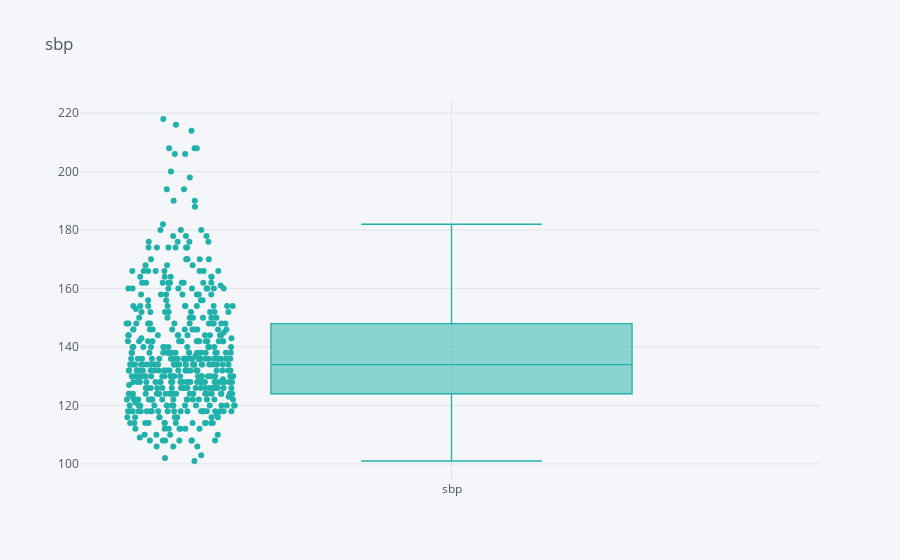
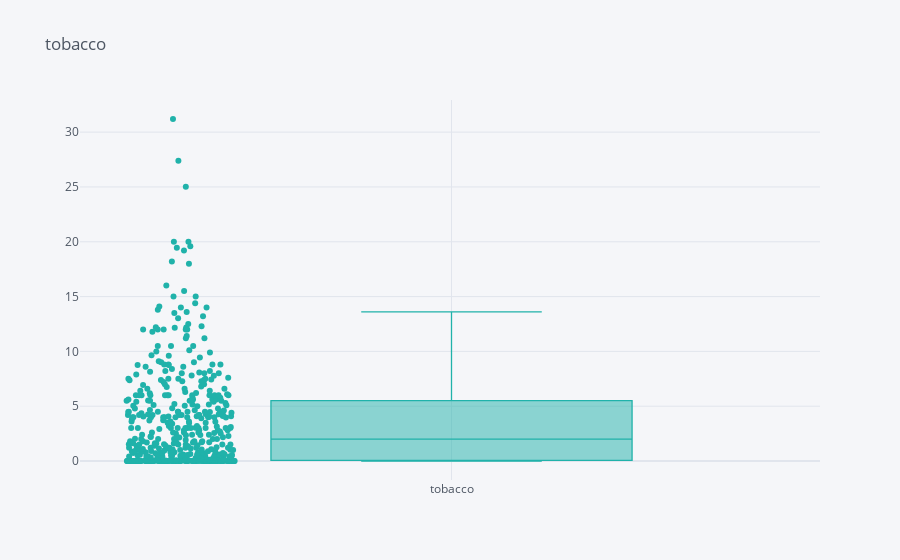
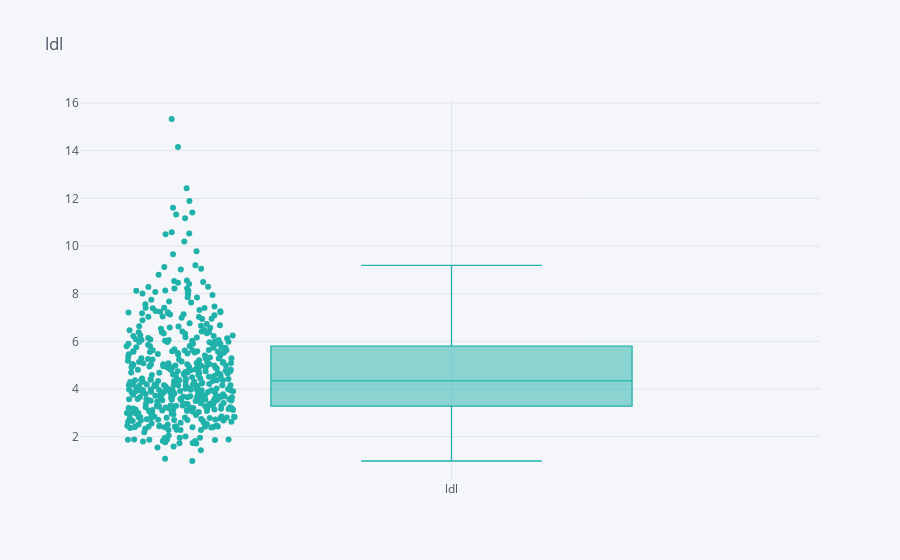
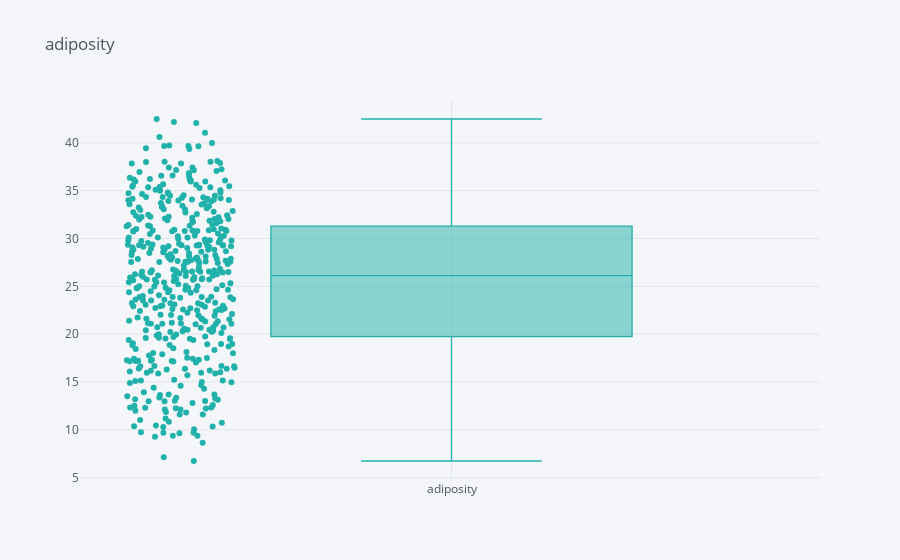

Notebook code cell kept with these figures, in order:
### Code cell
for i in numerical:
    df[i].iplot(kind="box", title=i, boxpoints="all", color='lightseagreen')

### Figure 1 — Plotly figure (JSON) as saved in the notebook; plotly's stock layout.template omitted (floating-point values rounded to 4 significant figures; data arrays with more than 128 entries replaced by an {"elided": "..."} marker saying what was removed)
{"data": [{"boxpoints": "all", "line": {"width": 1.3}, "marker": {"color": "rgba(32, 178, 170, 1.0)"}, "name": "sbp", "orientation": "v", "type": "box", "y": {"elided": "462 int values"}}], "layout": {"legend": {"bgcolor": "#F5F6F9", "font": {"color": "#4D5663"}}, "paper_bgcolor": "#F5F6F9", "plot_bgcolor": "#F5F6F9", "title": {"font": {"color": "#4D5663"}, "text": "sbp"}, "xaxis": {"gridcolor": "#E1E5ED", "showgrid": true, "tickfont": {"color": "#4D5663"}, "title": {"font": {"color": "#4D5663"}, "text": ""}, "zerolinecolor": "#E1E5ED"}, "yaxis": {"gridcolor": "#E1E5ED", "showgrid": true, "tickfont": {"color": "#4D5663"}, "title": {"font": {"color": "#4D5663"}, "text": ""}, "zerolinecolor": "#E1E5ED"}}}

### Figure 2 — Plotly figure (JSON) as saved in the notebook; plotly's stock layout.template omitted (floating-point values rounded to 4 significant figures; data arrays with more than 128 entries replaced by an {"elided": "..."} marker saying what was removed)
{"data": [{"boxpoints": "all", "line": {"width": 1.3}, "marker": {"color": "rgba(32, 178, 170, 1.0)"}, "name": "tobacco", "orientation": "v", "type": "box", "y": {"elided": "462 float values"}}], "layout": {"legend": {"bgcolor": "#F5F6F9", "font": {"color": "#4D5663"}}, "paper_bgcolor": "#F5F6F9", "plot_bgcolor": "#F5F6F9", "title": {"font": {"color": "#4D5663"}, "text": "tobacco"}, "xaxis": {"gridcolor": "#E1E5ED", "showgrid": true, "tickfont": {"color": "#4D5663"}, "title": {"font": {"color": "#4D5663"}, "text": ""}, "zerolinecolor": "#E1E5ED"}, "yaxis": {"gridcolor": "#E1E5ED", "showgrid": true, "tickfont": {"color": "#4D5663"}, "title": {"font": {"color": "#4D5663"}, "text": ""}, "zerolinecolor": "#E1E5ED"}}}

### Figure 3 — Plotly figure (JSON) as saved in the notebook; plotly's stock layout.template omitted (floating-point values rounded to 4 significant figures; data arrays with more than 128 entries replaced by an {"elided": "..."} marker saying what was removed)
{"data": [{"boxpoints": "all", "line": {"width": 1.3}, "marker": {"color": "rgba(32, 178, 170, 1.0)"}, "name": "ldl", "orientation": "v", "type": "box", "y": {"elided": "462 float values"}}], "layout": {"legend": {"bgcolor": "#F5F6F9", "font": {"color": "#4D5663"}}, "paper_bgcolor": "#F5F6F9", "plot_bgcolor": "#F5F6F9", "title": {"font": {"color": "#4D5663"}, "text": "ldl"}, "xaxis": {"gridcolor": "#E1E5ED", "showgrid": true, "tickfont": {"color": "#4D5663"}, "title": {"font": {"color": "#4D5663"}, "text": ""}, "zerolinecolor": "#E1E5ED"}, "yaxis": {"gridcolor": "#E1E5ED", "showgrid": true, "tickfont": {"color": "#4D5663"}, "title": {"font": {"color": "#4D5663"}, "text": ""}, "zerolinecolor": "#E1E5ED"}}}

### Figure 4 — Plotly figure (JSON) as saved in the notebook; plotly's stock layout.template omitted (floating-point values rounded to 4 significant figures; data arrays with more than 128 entries replaced by an {"elided": "..."} marker saying what was removed)
{"data": [{"boxpoints": "all", "line": {"width": 1.3}, "marker": {"color": "rgba(32, 178, 170, 1.0)"}, "name": "adiposity", "orientation": "v", "type": "box", "y": {"elided": "462 float values"}}], "layout": {"legend": {"bgcolor": "#F5F6F9", "font": {"color": "#4D5663"}}, "paper_bgcolor": "#F5F6F9", "plot_bgcolor": "#F5F6F9", "title": {"font": {"color": "#4D5663"}, "text": "adiposity"}, "xaxis": {"gridcolor": "#E1E5ED", "showgrid": true, "tickfont": {"color": "#4D5663"}, "title": {"font": {"color": "#4D5663"}, "text": ""}, "zerolinecolor": "#E1E5ED"}, "yaxis": {"gridcolor": "#E1E5ED", "showgrid": true, "tickfont": {"color": "#4D5663"}, "title": {"font": {"color": "#4D5663"}, "text": ""}, "zerolinecolor": "#E1E5ED"}}}
